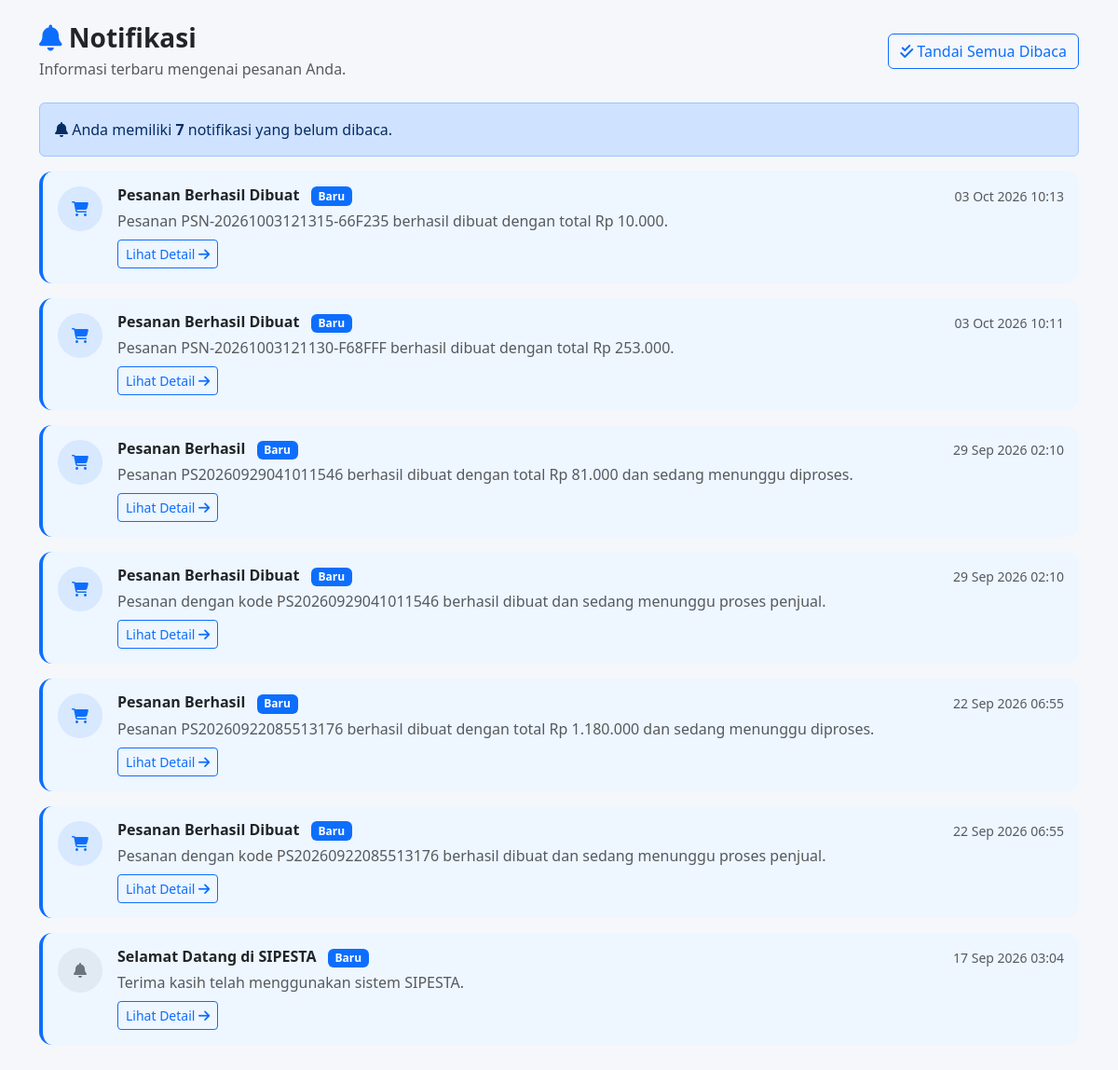
The page /admin/notifikasi.php (signed in) on the database its author committed.
### tables this page shows
CREATE TABLE `notifications` (
  `id` int(11) NOT NULL,
  `user_id` int(11) NOT NULL,
  `judul` varchar(150) NOT NULL,
  `pesan` text NOT NULL,
  `tipe` varchar(50) NOT NULL DEFAULT 'info',
  `link` varchar(255) DEFAULT NULL,
  `dibaca` tinyint(1) NOT NULL DEFAULT 0,
  `created_at` timestamp NOT NULL DEFAULT current_timestamp()
);

### config/auth.php (called while the page is built, shortened)
<?php
function userId()
{
    return (int)($_SESSION['user_id'] ?? 0);
}

### config/helper.php (called while the page is built, shortened)
<?php
function e($text)
{
    return htmlspecialchars($text ?? '', ENT_QUOTES, 'UTF-8');
}

### admin/notifikasi.php (the view, shortened to what this page needs)
<?php
require_once "../config/auth.php";
require_once "../config/database.php";
require_once "../config/helper.php";
$user_id = userId();
$stmt = $conn->prepare("
    SELECT
        id,
        judul,
        pesan,
        tipe,
        link,
        dibaca,
        created_at
    FROM notifications
    WHERE user_id = ?
    ORDER BY created_at DESC
    LIMIT 50
");
$stmt->bind_param("i", $user_id);
$stmt->execute();
$result = $stmt->get_result();
$notifikasi = [];
while ($row = $result->fetch_assoc()) {
    $notifikasi[] = $row;
}
$stmt = $conn->prepare("
    SELECT COUNT(*) AS total
    FROM notifications
    WHERE user_id = ?
      AND dibaca = 0
");
$stmt->bind_param("i", $user_id);
$stmt->execute();
$unread = $stmt->get_result()->fetch_assoc()['total'];
function iconNotifikasi($tipe)
{
    switch ($tipe) {
        case 'pesanan':
            return 'fa-shopping-cart';
        default:
            return 'fa-bell';
    }
}
function badgeNotifikasi($tipe)
{
    switch ($tipe) {
        case 'pesanan':
            return 'primary';
        default:
            return 'secondary';
    }
}
?>
<!DOCTYPE html>
<html lang="id">
<head>
    <link
        href="https://cdn.jsdelivr.net/npm/bootstrap@5.3.2/dist/css/bootstrap.min.css"
        rel="stylesheet">
    <link
        href="https://cdnjs.cloudflare.com/ajax/libs/font-awesome/6.5.1/css/all.min.css"
        rel="stylesheet">
</head>
<body>
<div class="container py-4">
    <div class="d-flex justify-content-between align-items-center mb-4">
        <div>
            <h3 class="fw-bold mb-1">
                <i class="fa-solid fa-bell text-primary"></i>
                Notifikasi
            </h3>
            <p class="text-muted mb-0">
                Informasi terbaru mengenai pesanan Anda.
            </p>
        </div>
        <?php if ($unread > 0): ?>
            <form method="POST">
                <button
                    type="submit"
                    name="tandai_semua"
                    class="btn btn-outline-primary">
                    <i class="fa-solid fa-check-double"></i>
                    Tandai Semua Dibaca
                </button>
            </form>
        <?php endif; ?>
    </div>
    <?php if ($unread > 0): ?>
        <div class="alert alert-primary">
            <i class="fa-solid fa-bell"></i>
            Anda memiliki
            <strong><?= (int)$unread ?></strong>
            notifikasi yang belum dibaca.
        </div>
    <?php endif; ?>
    <?php if (empty($notifikasi)): ?>
        <div class="card notification-card">
            <div class="empty-notification">
                <i
                    class="fa-regular fa-bell-slash fa-4x text-muted mb-3">
                </i>
                <h5>Belum Ada Notifikasi</h5>
                <p class="text-muted">
                    Notifikasi pesanan Anda akan muncul di halaman ini.
                </p>
                <a
                    href="index.php"
                    class="btn btn-primary">
                    <i class="fa-solid fa-store"></i>
                    Belanja Sekarang
                </a>
            </div>
        </div>
    <?php else: ?>
        <?php foreach ($notifikasi as $item): ?>
            <?php
            $badge = badgeNotifikasi($item['tipe']);
            $icon = iconNotifikasi($item['tipe']);
            $class = $item['dibaca']
                ? 'notification-read'
                : 'notification-unread';
            ?>
            <div class="card notification-card <?= $class ?> mb-3">
                <div class="card-body">
                    <div class="d-flex gap-3">
                        <div
                            class="icon-notification bg-<?= $badge ?> bg-opacity-10 text-<?= $badge ?>">
                            <i class="fa-solid <?= $icon ?>"></i>
                        </div>
                        <div class="flex-grow-1">
                            <div class="d-flex justify-content-between">
                                <h6 class="fw-bold mb-1">
                                    <?= e($item['judul']) ?>
                                    <?php if (!$item['dibaca']): ?>
                                        <span class="badge bg-primary ms-2">
                                            Baru
                                        </span>
                                    <?php endif; ?>
                                </h6>
                                <small class="text-muted">
                                    <?= date(
                                        'd M Y H:i',
                                        strtotime($item['created_at'])
                                    ) ?>
                                </small>
                            </div>
                            <p class="text-muted mb-2">
                                <?= nl2br(
                                    e($item['pesan'])
                                ) ?>
                            </p>
                            <?php if (!empty($item['link'])): ?>
                                <a
                                    href="<?= e($item['link']) ?>"
                                    class="btn btn-sm btn-outline-primary">
                                    Lihat Detail
                                    <i class="fa-solid fa-arrow-right"></i>
                                </a>
                            <?php endif; ?>
                        </div>
                    </div>
                </div>
            </div>
        <?php endforeach; ?>
    <?php endif; ?>
</div>
</body>
</html>

### admin/notifikasi.php (style rules this page uses)
body { background: #f5f7fb; }
.notification-card { border: 0; border-radius: 14px; transition: .2s; }
.notification-unread { background: #eef6ff; border-left: 4px solid #0d6efd; }
.icon-notification { width: 48px; height: 48px; border-radius: 50%; display: flex; align-items: center; justify-content: center; flex-shrink: 0; }

### rows shown on the page
notifications: judul "Pesanan Berhasil Dibuat", dibaca "Baru", created_at "03 Oct 2026 10:13", pesan "Pesanan PSN-20261003121315-66F235 berhasil dibuat dengan total Rp 10.000."
notifications: judul "Pesanan Berhasil Dibuat", dibaca "Baru", created_at "03 Oct 2026 10:11", pesan "Pesanan PSN-20261003121130-F68FFF berhasil dibuat dengan total Rp 253.000."
notifications: judul "Pesanan Berhasil", dibaca "Baru", created_at "29 Sep 2026 02:10", pesan "Pesanan PS20260929041011546 berhasil dibuat dengan total Rp 81.000 dan sedang menunggu diproses."
notifications: judul "Pesanan Berhasil Dibuat", dibaca "Baru", created_at "29 Sep 2026 02:10", pesan "Pesanan dengan kode PS20260929041011546 berhasil dibuat dan sedang menunggu proses penjual."
notifications: judul "Pesanan Berhasil", dibaca "Baru", created_at "22 Sep 2026 06:55", pesan "Pesanan PS20260922085513176 berhasil dibuat dengan total Rp 1.180.000 dan sedang menunggu diproses."
notifications: judul "Pesanan Berhasil Dibuat", dibaca "Baru", created_at "22 Sep 2026 06:55", pesan "Pesanan dengan kode PS20260922085513176 berhasil dibuat dan sedang menunggu proses penjual."
notifications: judul "Selamat Datang di SIPESTA", dibaca "Baru", created_at "17 Sep 2026 03:04", pesan "Terima kasih telah menggunakan sistem SIPESTA."

### other values the page prints
$unread "7"
